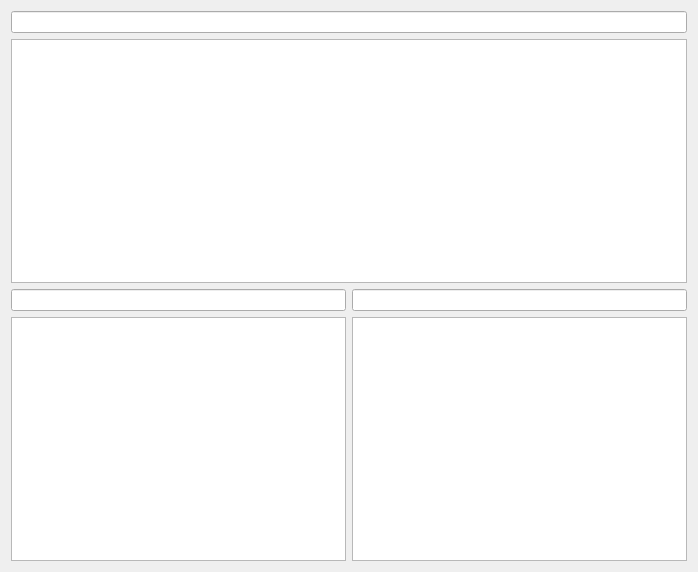
<?xml version="1.0" encoding="UTF-8"?>
<ui version="4.0">
 <class>MainWindow</class>
 <widget class="QMainWindow" name="MainWindow">
  <property name="geometry">
   <rect>
    <x>0</x>
    <y>0</y>
    <width>698</width>
    <height>572</height>
   </rect>
  </property>
  <property name="windowTitle">
   <string>MainWindow</string>
  </property>
  <widget class="QWidget" name="centralWidget">
   <layout class="QGridLayout" name="gridLayout">
    <item row="3" column="1">
     <widget class="ImageResultViewer" name="lwRight">
      <property name="editTriggers">
       <set>QAbstractItemView::NoEditTriggers</set>
      </property>
      <property name="dragDropMode">
       <enum>QAbstractItemView::NoDragDrop</enum>
      </property>
      <property name="selectionMode">
       <enum>QAbstractItemView::ExtendedSelection</enum>
      </property>
      <property name="iconSize">
       <size>
        <width>200</width>
        <height>200</height>
       </size>
      </property>
      <property name="movement">
       <enum>QListView::Static</enum>
      </property>
      <property name="resizeMode">
       <enum>QListView::Adjust</enum>
      </property>
      <property name="viewMode">
       <enum>QListView::IconMode</enum>
      </property>
      <property name="uniformItemSizes">
       <bool>true</bool>
      </property>
      <property name="wordWrap">
       <bool>true</bool>
      </property>
      <property name="selectionRectVisible">
       <bool>false</bool>
      </property>
      <property name="sortingEnabled">
       <bool>true</bool>
      </property>
     </widget>
    </item>
    <item row="1" column="0" colspan="2">
     <widget class="ImageResultViewer" name="lwOriginal">
      <property name="editTriggers">
       <set>QAbstractItemView::NoEditTriggers</set>
      </property>
      <property name="dragDropMode">
       <enum>QAbstractItemView::NoDragDrop</enum>
      </property>
      <property name="selectionMode">
       <enum>QAbstractItemView::ExtendedSelection</enum>
      </property>
      <property name="iconSize">
       <size>
        <width>200</width>
        <height>200</height>
       </size>
      </property>
      <property name="movement">
       <enum>QListView::Static</enum>
      </property>
      <property name="resizeMode">
       <enum>QListView::Adjust</enum>
      </property>
      <property name="viewMode">
       <enum>QListView::IconMode</enum>
      </property>
      <property name="uniformItemSizes">
       <bool>true</bool>
      </property>
      <property name="wordWrap">
       <bool>true</bool>
      </property>
      <property name="selectionRectVisible">
       <bool>false</bool>
      </property>
      <property name="sortingEnabled">
       <bool>true</bool>
      </property>
     </widget>
    </item>
    <item row="3" column="0">
     <widget class="ImageResultViewer" name="lwLeft">
      <property name="editTriggers">
       <set>QAbstractItemView::NoEditTriggers</set>
      </property>
      <property name="dragDropMode">
       <enum>QAbstractItemView::NoDragDrop</enum>
      </property>
      <property name="selectionMode">
       <enum>QAbstractItemView::ExtendedSelection</enum>
      </property>
      <property name="iconSize">
       <size>
        <width>200</width>
        <height>200</height>
       </size>
      </property>
      <property name="movement">
       <enum>QListView::Static</enum>
      </property>
      <property name="resizeMode">
       <enum>QListView::Adjust</enum>
      </property>
      <property name="viewMode">
       <enum>QListView::IconMode</enum>
      </property>
      <property name="uniformItemSizes">
       <bool>true</bool>
      </property>
      <property name="wordWrap">
       <bool>true</bool>
      </property>
      <property name="selectionRectVisible">
       <bool>false</bool>
      </property>
      <property name="sortingEnabled">
       <bool>true</bool>
      </property>
     </widget>
    </item>
    <item row="2" column="0">
     <widget class="QLineEdit" name="leLeft">
      <property name="readOnly">
       <bool>false</bool>
      </property>
     </widget>
    </item>
    <item row="2" column="1">
     <widget class="QLineEdit" name="leRight">
      <property name="readOnly">
       <bool>false</bool>
      </property>
     </widget>
    </item>
    <item row="0" column="0" colspan="2">
     <widget class="QLineEdit" name="leOriginal">
      <property name="readOnly">
       <bool>false</bool>
      </property>
     </widget>
    </item>
   </layout>
  </widget>
 </widget>
 <layoutdefault spacing="6" margin="11"/>
 <customwidgets>
  <customwidget>
   <class>ImageResultViewer</class>
   <extends>QListWidget</extends>
   <header>imageresultviewer.h</header>
  </customwidget>
 </customwidgets>
 <resources/>
 <connections/>
</ui>
